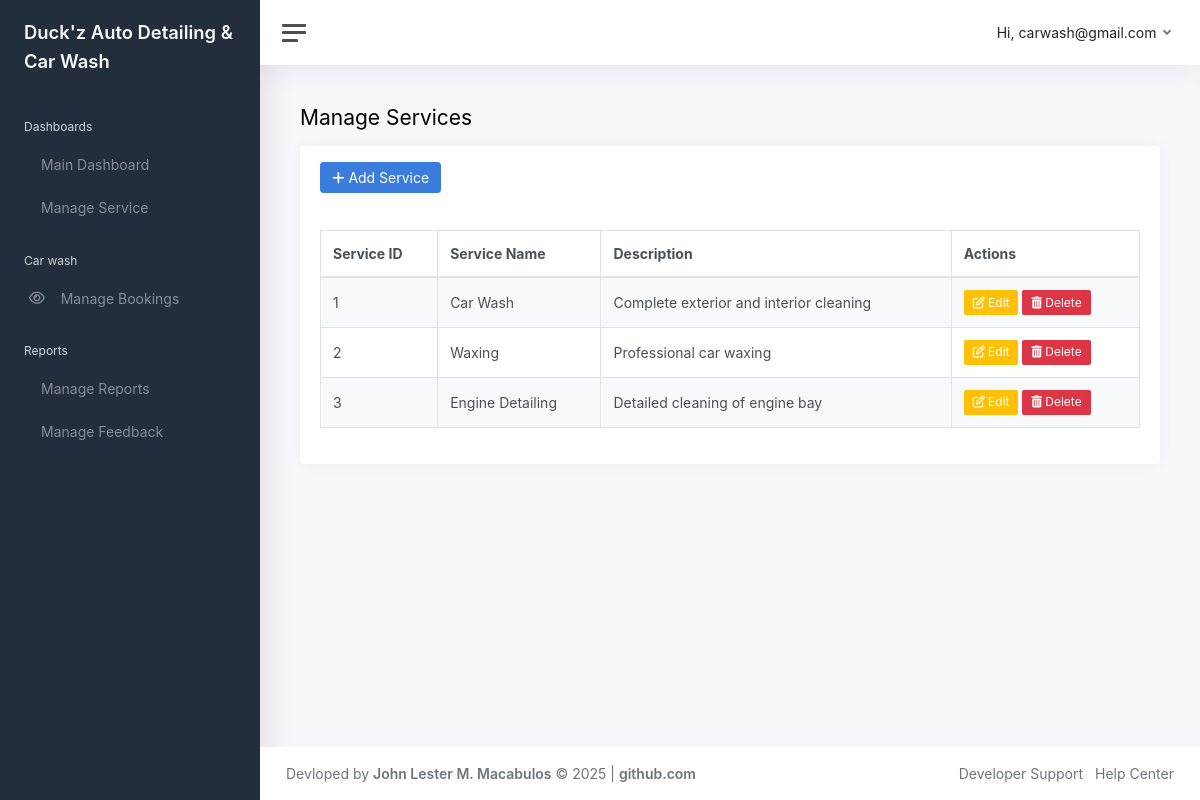
Before: /admin/manage_services.php (signed in) with the older database file.
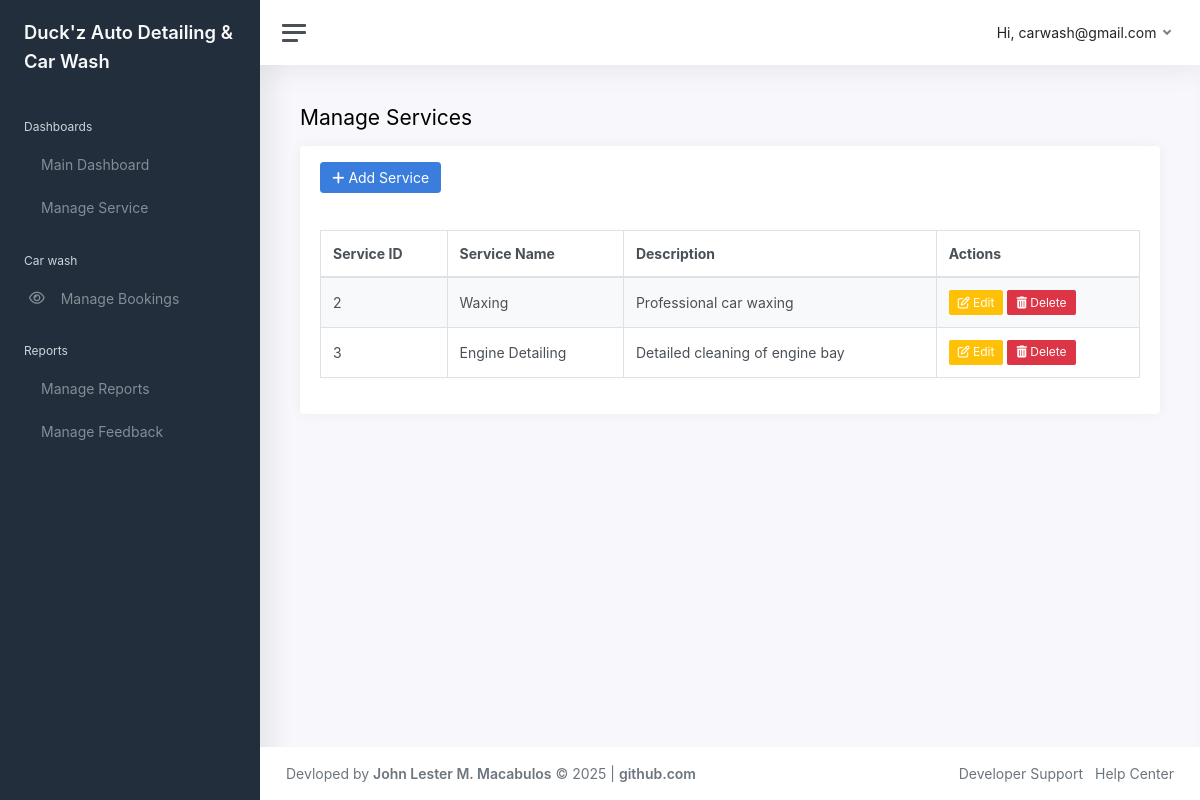
After: the same page with the newer database file.
### tables this page shows
CREATE TABLE `service` (
  `ServiceID` int(11) NOT NULL,
  `ServiceName` varchar(100) NOT NULL,
  `Description` text DEFAULT NULL
);

### admin/manage_services.php (the view, shortened to what this page needs)
<?php
require_once '../connection/conn.php';
$sql = "SELECT * FROM service ORDER BY ServiceID ASC";
$result = mysqli_query($conn, $sql);
?>
<!DOCTYPE html>
<html lang="en">
<?php include 'includes/head.php'; ?>
<body>
<div class="wrapper">
    <?php include 'includes/nav.php'; ?>
    <div class="main">
        <?php include 'includes/navtop.php'; ?>
        <main class="content">
            <div class="container-fluid p-0">
                <h1 class="h3 mb-3">Manage Services</h1>
                <div class="row">
                    <div class="col-12">
                        <div class="card">
                            <div class="card-header">
                            <button class="btn btn-primary" data-bs-toggle="modal" data-bs-target="#addServiceModal">
                                    <i class="fa fa-plus"></i> Add Service
                                </button>
                            </div>
                            <div class="card-body">
                                <table id="example" class="table table-striped table-bordered">
                                    <thead>
                                        <tr>
                                            <th>Service ID</th>
                                            <th>Service Name</th>
                                            <th>Description</th>
                                            <th>Actions</th>
                                        </tr>
                                    </thead>
                                    <tbody>
                                    <?php while ($row = mysqli_fetch_assoc($result)): ?>
                                        <tr>
                                            <td><?php echo $row['ServiceID']; ?></td>
                                            <td><?php echo $row['ServiceName']; ?></td>
                                            <td><?php echo $row['Description']; ?></td>
                                            <td>
                                                <button class="btn btn-warning btn-sm" onclick="editService(<?php echo $row['ServiceID']; ?>)" data-bs-toggle="modal" data-bs-target="#editServiceModal">
                                                    <i class="fa fa-edit"></i> Edit
                                                </button>
                                                <form action="manage_services.php" method="POST" style="display:inline;">
                                                    <button type="submit" name="delete_service" class="btn btn-danger btn-sm" onclick="return confirm('Are you sure you want to delete this service?')">
                                                        <i class="fa fa-trash"></i> Delete
                                                    </button>
                                                </form>
                                            </td>
                                        </tr>
                                    <?php endwhile; ?>
                                    </tbody>
                                </table>
                            </div>
                        </div>
                    </div>
                </div>
            </div>
        </main>
        <?php include 'includes/footer.php'; ?>
    </div>
</div>
</body>
</html>

Changed rows visible on the page:
removed service: ServiceID "1", ServiceName "Car Wash", Description "Complete exterior and interior cleaning"
